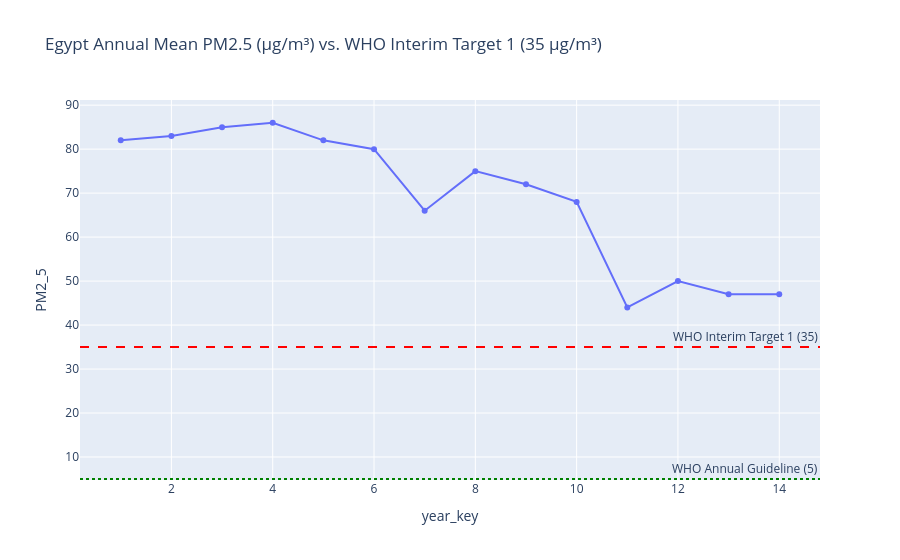

This figure's notebook cell:
### Code cell
# 1. Auto-detect the exact column names currently in your Notebook's memory
year_col = [c for c in df.columns if 'year' in c.lower()][0]
pm_col = [c for c in df.columns if 'pm' in c.lower()][0]

print(f"Auto-detected Year column: '{year_col}'")
print(f"Auto-detected PM2.5 column: '{pm_col}'")

# 2. Group by year to get the annual average PM2.5
annual_pm25 = df.groupby(year_col)[pm_col].mean().reset_index()

# 3. Sort by year to ensure the line draws smoothly from left to right
annual_pm25 = annual_pm25.sort_values(year_col)

# 4. Create the chart using the auto-detected columns
fig = px.line(annual_pm25, 
              x=year_col, 
              y=pm_col, 
              markers=True,
              title="Egypt Annual Mean PM2.5 (µg/m³) vs. WHO Interim Target 1 (35 µg/m³)")

# 5. Add the reference lines
fig.add_hline(y=35, line_dash="dash", line_color="red",
              annotation_text="WHO Interim Target 1 (35)")
fig.add_hline(y=5, line_dash="dot", line_color="green",
              annotation_text="WHO Annual Guideline (5)")

# 6. Show the chart
fig.show()

### Figure 1 — Plotly figure (JSON) as saved in the notebook; plotly's stock layout.template omitted (floating-point values rounded to 4 significant figures)
{"data": [{"hovertemplate": "year_key=%{x}<br>PM2_5=%{y}<extra></extra>", "legendgroup": "", "line": {"color": "#636efa", "dash": "solid"}, "marker": {"symbol": "circle"}, "mode": "lines+markers", "name": "", "orientation": "v", "showlegend": false, "type": "scatter", "x": [1, 2, 3, 4, 5, 6, 7, 8, 9, 10, 11, 12, 13, 14], "xaxis": "x", "y": [82.0, 83.0, 85.0, 86.0, 82.0, 80.0, 66.0, 75.0, 72.0, 68.0, 44.0, 50.0, 47.0, 47.0], "yaxis": "y"}], "layout": {"annotations": [{"showarrow": false, "text": "WHO Interim Target 1 (35)", "x": 1, "xanchor": "right", "xref": "x domain", "y": 35, "yanchor": "bottom", "yref": "y"}, {"showarrow": false, "text": "WHO Annual Guideline (5)", "x": 1, "xanchor": "right", "xref": "x domain", "y": 5, "yanchor": "bottom", "yref": "y"}], "legend": {"tracegroupgap": 0}, "shapes": [{"line": {"color": "red", "dash": "dash"}, "type": "line", "x0": 0, "x1": 1, "xref": "x domain", "y0": 35, "y1": 35, "yref": "y"}, {"line": {"color": "green", "dash": "dot"}, "type": "line", "x0": 0, "x1": 1, "xref": "x domain", "y0": 5, "y1": 5, "yref": "y"}], "title": {"text": "Egypt Annual Mean PM2.5 (µg/m³) vs. WHO Interim Target 1 (35 µg/m³)"}, "xaxis": {"anchor": "y", "domain": [0, 1], "title": {"text": "year_key"}}, "yaxis": {"anchor": "x", "domain": [0, 1], "title": {"text": "PM2_5"}}}}
